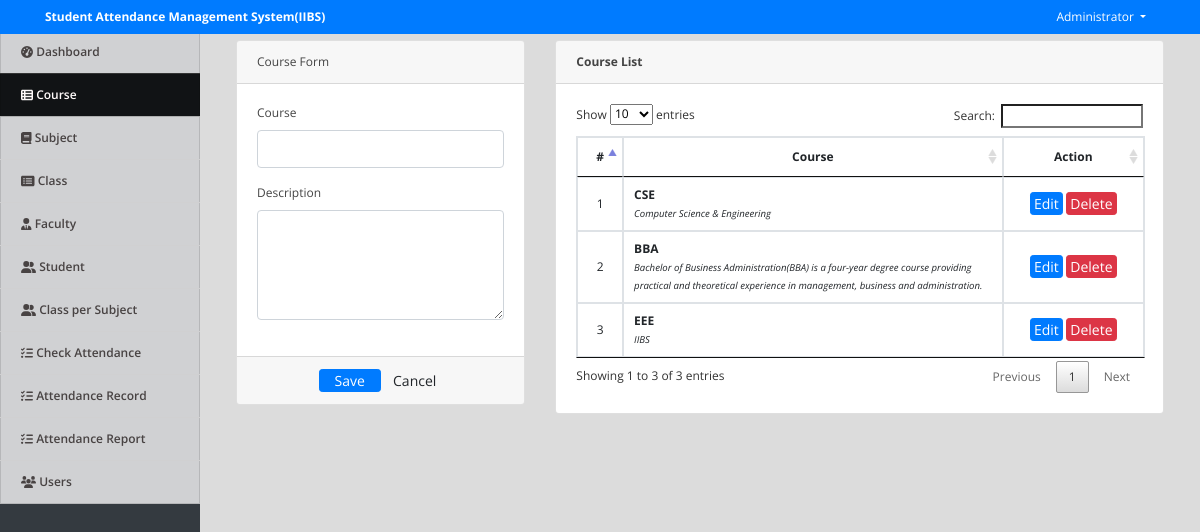
Screenshot of /index.php?page=courses (signed in) with the database file from the repository.
### tables this page shows
CREATE TABLE `courses` (
  `id` int(30) NOT NULL,
  `course` varchar(100) NOT NULL,
  `description` text NOT NULL,
  `date_created` datetime NOT NULL DEFAULT current_timestamp()
);

### courses.php (the view, shortened to what this page needs)
<?php include('db_connect.php');?>
<div class="container-fluid">
	<div class="col-lg-12">
		<div class="row">
			<div class="col-md-4">
			<form action="" id="manage-course">
				<div class="card">
					<div class="card-header">
						    Course Form
				  	</div>
					<div class="card-body">
							<div class="form-group">
								<label class="control-label">Course</label>
								<input type="text" class="form-control" name="course">
							</div>
							<div class="form-group">
								<label class="control-label">Description</label>
								<textarea name="description" id="" cols="30" rows="4" class="form-control"></textarea>
							</div>
					</div>
					<div class="card-footer">
						<div class="row">
							<div class="col-md-12">
								<button class="btn btn-sm btn-primary col-sm-3 offset-md-3"> Save</button>
								<button class="btn btn-sm btn-default col-sm-3" type="reset"> Cancel</button>
							</div>
						</div>
					</div>
				</div>
			</form>
			</div>
			<div class="col-md-8">
				<div class="card">
					<div class="card-header">
						<b>Course List</b>
					</div>
					<div class="card-body">
						<table class="table table-bordered table-hover">
							<thead>
								<tr>
									<th class="text-center" width="5%">#</th>
									<th class="text-center">Course</th>
									<th class="text-center" width="25%">Action</th>
								</tr>
							</thead>
							<tbody>
								<?php
								$i = 1;
								$course = $conn->query("SELECT * FROM courses order by id asc");
								while($row=$course->fetch_assoc()):
								?>
								<tr>
									<td class="text-center"><?php echo $i++ ?></td>
									<td class="">
										<p><b><?php echo ucwords($row['course']) ?></b></p>
										<small><i><?php echo $row['description'] ?></i></small>
									</td>
									<td class="text-center">
										<button class="btn btn-sm btn-primary edit_course" type="button" data-id="<?php echo $row['id'] ?>"  data-course="<?php echo $row['course'] ?>"  data-description="<?php echo $row['description'] ?>" >Edit</button>
										<button class="btn btn-sm btn-danger delete_course" type="button" data-id="<?php echo $row['id'] ?>">Delete</button>
									</td>
								</tr>
								<?php endwhile; ?>
							</tbody>
						</table>
					</div>
				</div>
			</div>
		</div>
	</div>
</div>

### assets/css/style.css (style rules this page uses)
body { font-family: "Open Sans", sans-serif; color: #444444; width: 100%; height: calc(100%); font-size: 12px; }
.btn-sm { padding: .0001rem .2rem; }

### index.php (style rules this page uses)
body { background: #80808045; }

### courses.php (style rules this page uses)
td { vertical-align: middle !important; }
td p { margin: unset; }

### rows the page displays
courses: course "CSE", description "Computer Science & Engineering"
courses: course "BBA", description "Bachelor of Business Administration(BBA) is a four-year degree course providing practical and theoretical experience in management, business and administration."
courses: course "EEE", description "IIBS"

### other values shown
$_SESSION['system']['name'] "Student Attendance Management System(IIBS)"
$_SESSION['login_name'] "Administrator"
